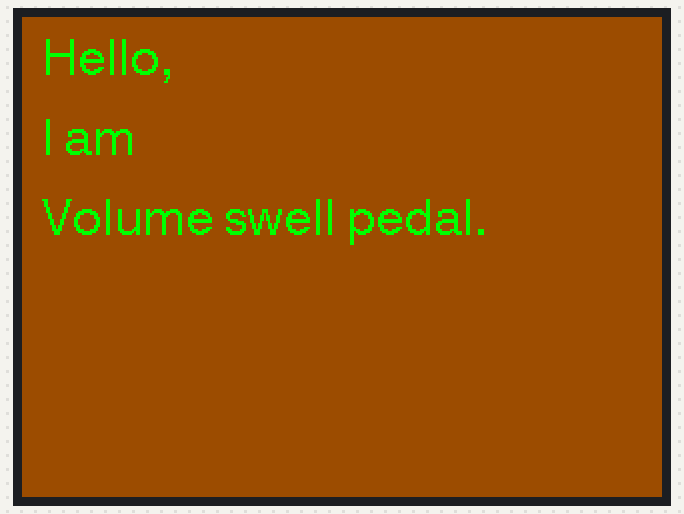
The program below on a simulated ESP32-S3. Shown: 320×240 colour display. What the program prints to the serial monitor is not drawn.

Above: at 3.3 s.

The program:

main.cpp
```cpp
#include <Arduino.h>
#include "pin_config.h"
#include "TFT_eSPI.h" /* Please use the TFT library provided in the library. */

TFT_eSPI tft = TFT_eSPI();

void setup() {
    pinMode(PIN_POWER_ON, OUTPUT);
    digitalWrite(PIN_POWER_ON, HIGH);
    delay(1000);

    Serial.begin(115200);
    Serial.println("Hello T-Display-S3");

    tft.begin();

    tft.setRotation(3);
    tft.setSwapBytes(true);
    delay(2000); // magic delay is taken from example code

    // set up PWM for brightness (taken from example)
    ledcSetup(0, 2000, 8);
    ledcAttachPin(PIN_LCD_BL, 0);
    ledcWrite(0, 255);

    tft.setTextSize(1);

    tft.fillScreen(TFT_BROWN);
    tft.setTextColor(TFT_GREEN);

    tft.drawString("Hello,", 10, 10, 4);
    tft.drawString("I am", 10, 50, 4);
    tft.drawString("Volume swell pedal.", 10, 90, 4);
}

void loop() {
    delay(1000);
    Serial.println("loop");
}
```

pin_config.h
```cpp
#pragma once


/*ESP32S3*/
#define PIN_LCD_BL                   38

#define PIN_LCD_D0                   39
#define PIN_LCD_D1                   40
#define PIN_LCD_D2                   41
#define PIN_LCD_D3                   42
#define PIN_LCD_D4                   45
#define PIN_LCD_D5                   46
#define PIN_LCD_D6                   47
#define PIN_LCD_D7                   48

#define PIN_POWER_ON                 15

#define PIN_LCD_RES                  5
#define PIN_LCD_CS                   6
#define PIN_LCD_DC                   7
#define PIN_LCD_WR                   8
#define PIN_LCD_RD                   9

#define PIN_BUTTON_1                 0
#define PIN_BUTTON_2                 14
#define PIN_BAT_VOLT                 4

#define PIN_IIC_SCL                  17
#define PIN_IIC_SDA                  18

#define PIN_TOUCH_INT                16
#define PIN_TOUCH_RES                21
```
